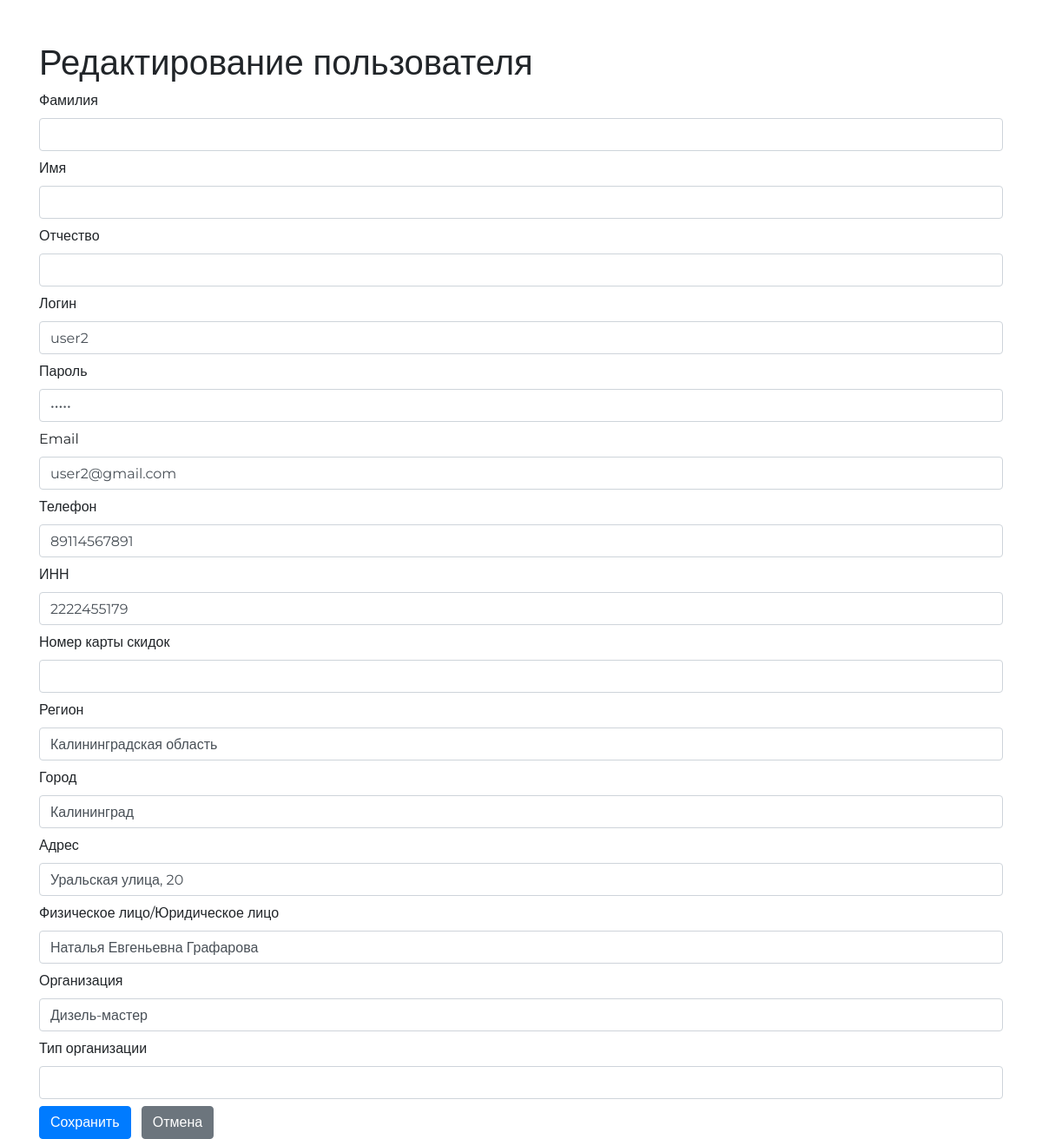
Page /files/edit_user.php?id=3 (signed in) on the earlier database version.
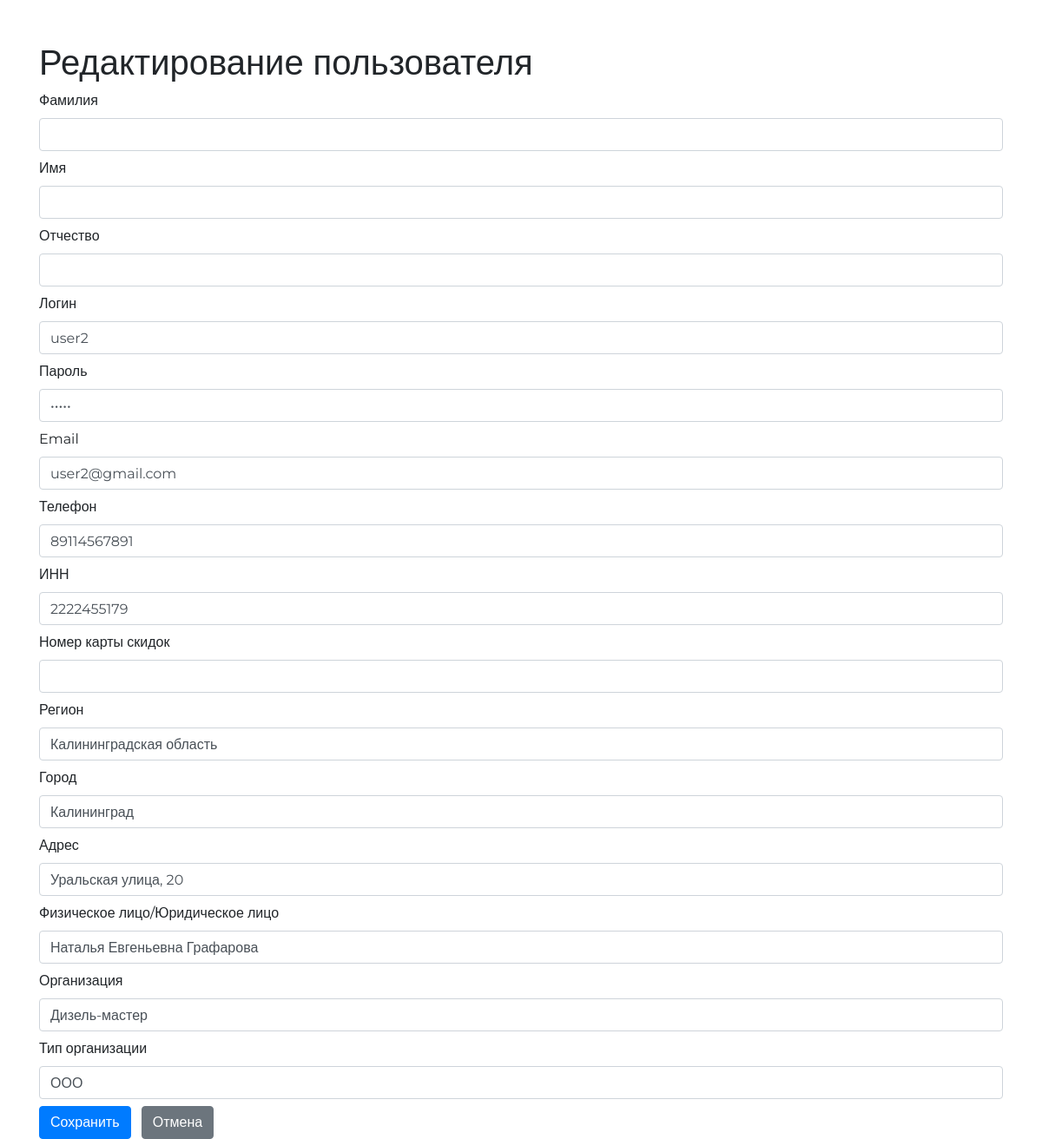
Same page on the later database version.
### tables this page shows
CREATE TABLE `users` (
  `id_users` int(11) NOT NULL,
  `surname_users` varchar(255) DEFAULT NULL,
  `name_users` varchar(255) DEFAULT NULL,
  `patronymic_users` varchar(255) DEFAULT NULL,
  `login_users` varchar(255) DEFAULT NULL,
  `password_users` varchar(255) DEFAULT NULL,
  `email_users` varchar(255) DEFAULT NULL,
  `discountСardNumber_users` varchar(6) DEFAULT NULL,
  `region_users` varchar(255) DEFAULT NULL,
  `city_users` varchar(255) DEFAULT NULL,
  `address_users` varchar(255) DEFAULT NULL,
  `phone_users` bigint(12) DEFAULT NULL,
  `TIN_users` bigint(10) DEFAULT NULL,
  `person_users` varchar(255) DEFAULT NULL,
  `organization_users` varchar(255) DEFAULT NULL,
  `organizationType_users` varchar(255) DEFAULT NULL
);

### files/edit_user.php (the view, shortened to what this page needs)
<?php
require_once("../config/link.php");
$id = $_GET['id'];
$stmt = $conn->prepare("SELECT * FROM `users` WHERE `id_users` = ?");
$stmt->bind_param("i", $id);
$stmt->execute();
$result = $stmt->get_result();
$user = $result->fetch_assoc();
?>
<!DOCTYPE html>
<html lang="ru">
<head>
    <link rel="stylesheet" href="https://stackpath.bootstrapcdn.com/bootstrap/4.5.2/css/bootstrap.min.css">
</head>
<body>
<div class="container mt-5">
    <h1>Редактирование пользователя</h1>
    <form method="POST" action="">
        <div class="form-group">
            <label for="surname">Фамилия</label>
            <input type="text" name="surname" class="form-control" id="surname" value="<?= htmlspecialchars($user['surname_users']) ?>" required>
        </div>
        <div class="form-group">
            <label for="name">Имя</label>
            <input type="text" name="name" class="form-control" id="name" value="<?= htmlspecialchars($user['name_users']) ?>" required>
        </div>
        <div class="form-group">
            <label for="patronymic">Отчество</label>
            <input type="text" name="patronymic" class="form-control" id="patronymic" value="<?= htmlspecialchars($user['patronymic_users']) ?>" required>
        </div>
        <div class="form-group">
            <label for="login">Логин</label>
            <input type="text" name="login" class="form-control" id="login" value="<?= htmlspecialchars($user['login_users']) ?>" required>
        </div>
        <div class="form-group">
            <label for="password">Пароль</label>
            <input type="password" name="password" class="form-control" id="password" value="<?= htmlspecialchars($user['password_users']) ?>" required>
        </div>
        <div class="form-group">
            <label for="email">Email</label>
            <input type="email" name="email" class="form-control" id="email" value="<?= htmlspecialchars($user['email_users']) ?>" required>
        </div>
        <div class="form-group">
            <label for="phone">Телефон</label>
            <input type="text" name="phone" class="form-control" id="phone" value="<?= htmlspecialchars($user['phone_users']) ?>" required>
        </div>
        <div class="form-group">
            <label for="TIN">ИНН</label>
            <input type="text" name="TIN" class="form-control" id="TIN" value="<?= htmlspecialchars($user['TIN_users']) ?>">
        </div>
        <div class="form-group">
            <label for="discountCardNumber">Номер карты скидок</label>
            <input type="text" name="discountCardNumber" class="form-control" id="discountCardNumber" value="<?= htmlspecialchars($user['discountСardNumber_users']) ?>">
        </div>
        <div class="form-group">
            <label for="region">Регион</label>
            <input type="text" name="region" class="form-control" id="region" value="<?= htmlspecialchars($user['region_users']) ?>" required>
        </div>
        <div class="form-group">
            <label for="city">Город</label>
            <input type="text" name="city" class="form-control" id="city" value="<?= htmlspecialchars($user['city_users']) ?>" required>
        </div>
        <div class="form-group">
            <label for="address">Адрес</label>
            <input type="text" name="address" class="form-control" id="address" value="<?= htmlspecialchars($user['address_users']) ?>" required>
        </div>
        <div class="form-group">
            <label for="person">Физическое лицо/Юридическое лицо</label>
            <input type="text" name="person" class="form-control" id="person" value="<?= htmlspecialchars($user['person_users']) ?>" required>
        </div>
        <div class="form-group">
            <label for="organization">Организация</label>
            <input type="text" name="organization" class="form-control" id="organization" value="<?= htmlspecialchars($user['organization_users']) ?>" required>
        </div>
        <div class="form-group">
            <label for="organizationType">Тип организации</label>
            <input type="text" name="organizationType" class="form-control" id="organizationType" value="<?= htmlspecialchars($user['organizationType_users']) ?>" required>
        </div>
        <button type="submit" class="btn btn-primary">Сохранить</button>
        <a href="../admin.php" class="btn btn-secondary">Отмена</a>
    </form>
</div>
</body>
</html>

### files/edit_user.php (style rules this page uses)
body { font-family: 'Montserrat', sans-serif; }
.form-group { margin-bottom: 0.5rem; }
.btn { margin-right: 0.5rem; }

Differences in the rows shown:
changed users "user2": organizationType (not shown) → "ООО"
